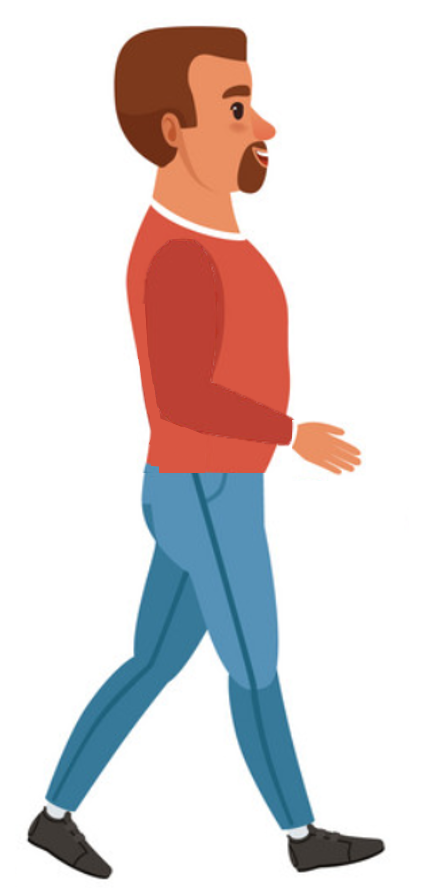
#> input picture images/red_right.png, 448 x 895 px
$ python image_adjuster.py
#> lines starting #> are read from the running program, lines starting #| are printed output that depends on the picture
from PIL import Image

# Opening an image_path, getting info, and showing the image_path
im = Image.open('../images/red_right.png')
#> im is the input picture: PIL image 448x895 RGBA; mean R, G, B, A 224, 214, 213.5, 255
print(im.format, im.size, im.mode)
#| PNG (448, 895) RGBA
width, height = im.size
#> width = 448; height = 895
side = min(width, height)
#> side = 448
scale_down_factor = 11
# [5 lines of commented-out code are left out]

new_size = (max(int(round(width/scale_down_factor)), 1),
            max(int(round(height/scale_down_factor)), 1))
#> new_size = (41, 81)
im1 = im.resize((40, 80))
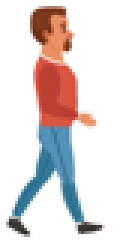
#> im1: PIL image 40x80 RGBA (shown 3 times larger); mean R, G, B, A 223.7, 213.8, 213.2, 255
im1.save('../images/red_right3.png', 'PNG')
im1.show()


# [9 lines of commented-out code are left out]

$ run again, with images/red_down.png copied over images/red_right.png
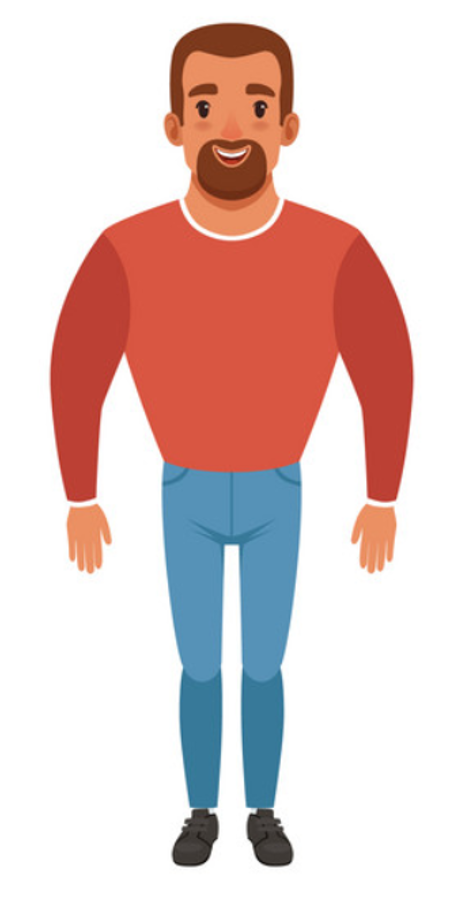
#> input picture images/red_down.png, 472 x 898 px
#> im is the input picture: PIL image 472x898 RGBA; mean R, G, B, A 226.2, 202.9, 200.2, 255
#| PNG (472, 898) RGBA
#> `im1 = im.resize((40, 80))`:
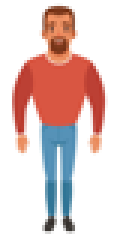
#> im1: PIL image 40x80 RGBA (shown 3 times larger); mean R, G, B, A 226, 202.6, 199.8, 255
